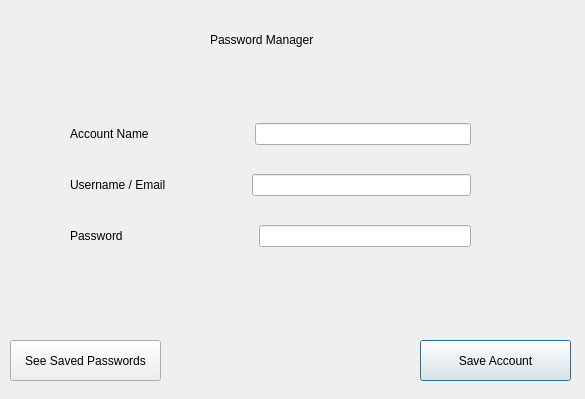
<?xml version="1.0" encoding="UTF-8"?>
<ui version="4.0">
 <class>SavePassword</class>
 <widget class="QDialog" name="SavePassword">
  <property name="geometry">
   <rect>
    <x>0</x>
    <y>0</y>
    <width>585</width>
    <height>399</height>
   </rect>
  </property>
  <property name="windowTitle">
   <string>Dialog</string>
  </property>
  <widget class="QLabel" name="label">
   <property name="geometry">
    <rect>
     <x>50</x>
     <y>280</y>
     <width>42</width>
     <height>12</height>
    </rect>
   </property>
   <property name="text">
    <string/>
   </property>
  </widget>
  <widget class="QLabel" name="label_5">
   <property name="geometry">
    <rect>
     <x>210</x>
     <y>30</y>
     <width>201</width>
     <height>20</height>
    </rect>
   </property>
   <property name="text">
    <string>Password Manager</string>
   </property>
  </widget>
  <widget class="QPushButton" name="SaveAccountBtn">
   <property name="geometry">
    <rect>
     <x>420</x>
     <y>340</y>
     <width>151</width>
     <height>41</height>
    </rect>
   </property>
   <property name="text">
    <string>Save Account</string>
   </property>
  </widget>
  <widget class="QPushButton" name="pushButton_2">
   <property name="geometry">
    <rect>
     <x>10</x>
     <y>340</y>
     <width>151</width>
     <height>41</height>
    </rect>
   </property>
   <property name="text">
    <string>See Saved Passwords</string>
   </property>
  </widget>
  <widget class="QWidget" name="">
   <property name="geometry">
    <rect>
     <x>70</x>
     <y>100</y>
     <width>401</width>
     <height>171</height>
    </rect>
   </property>
   <layout class="QVBoxLayout" name="verticalLayout">
    <item>
     <layout class="QHBoxLayout" name="horizontalLayout">
      <item>
       <widget class="QLabel" name="label_2">
        <property name="text">
         <string>Account Name</string>
        </property>
       </widget>
      </item>
      <item>
       <spacer name="horizontalSpacer">
        <property name="orientation">
         <enum>Qt::Horizontal</enum>
        </property>
        <property name="sizeType">
         <enum>QSizePolicy::Preferred</enum>
        </property>
        <property name="sizeHint" stdset="0">
         <size>
          <width>100</width>
          <height>20</height>
         </size>
        </property>
       </spacer>
      </item>
      <item>
       <widget class="QLineEdit" name="NewAccountName"/>
      </item>
     </layout>
    </item>
    <item>
     <layout class="QHBoxLayout" name="horizontalLayout_2">
      <item>
       <widget class="QLabel" name="label_3">
        <property name="text">
         <string>Username / Email</string>
        </property>
       </widget>
      </item>
      <item>
       <spacer name="horizontalSpacer_2">
        <property name="orientation">
         <enum>Qt::Horizontal</enum>
        </property>
        <property name="sizeType">
         <enum>QSizePolicy::Preferred</enum>
        </property>
        <property name="sizeHint" stdset="0">
         <size>
          <width>80</width>
          <height>20</height>
         </size>
        </property>
       </spacer>
      </item>
      <item>
       <widget class="QLineEdit" name="NewUserName"/>
      </item>
     </layout>
    </item>
    <item>
     <layout class="QHBoxLayout" name="horizontalLayout_3">
      <item>
       <widget class="QLabel" name="label_4">
        <property name="text">
         <string>Password</string>
        </property>
       </widget>
      </item>
      <item>
       <spacer name="horizontalSpacer_3">
        <property name="orientation">
         <enum>Qt::Horizontal</enum>
        </property>
        <property name="sizeType">
         <enum>QSizePolicy::Preferred</enum>
        </property>
        <property name="sizeHint" stdset="0">
         <size>
          <width>130</width>
          <height>20</height>
         </size>
        </property>
       </spacer>
      </item>
      <item>
       <widget class="QLineEdit" name="NewPassword"/>
      </item>
     </layout>
    </item>
   </layout>
  </widget>
 </widget>
 <resources/>
 <connections/>
</ui>
